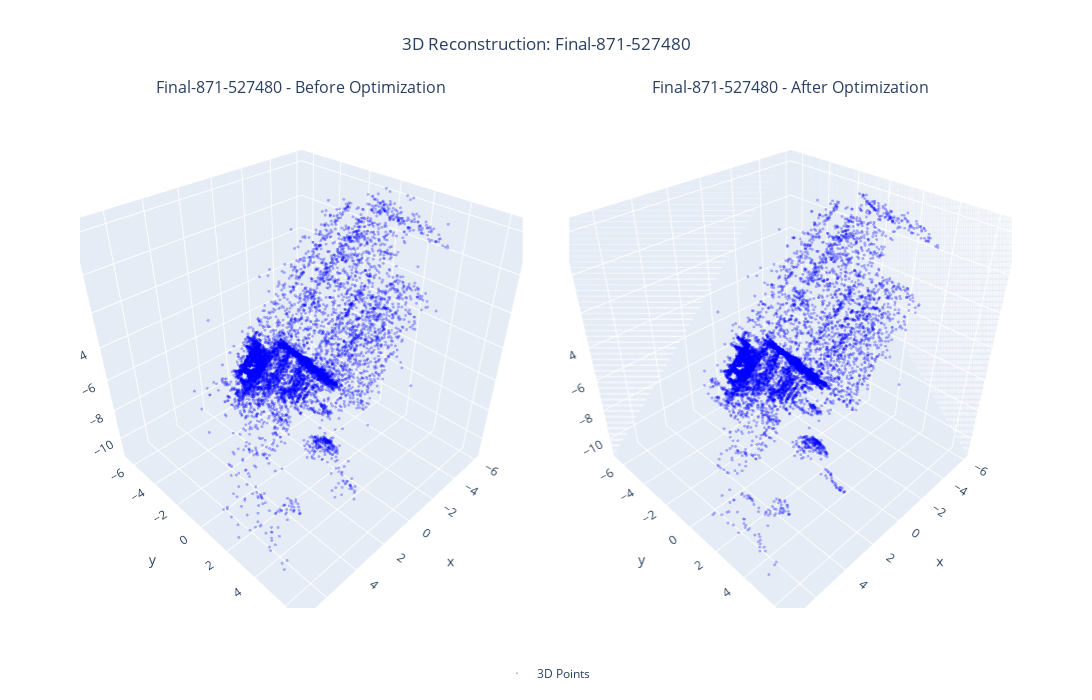

Source (notebook cell):
### Code cell
check_memory_status()
run_single_dataset(2, verbose=True)  
force_cleanup()

### Figure 1 — Plotly figure (JSON) as saved in the notebook; plotly's stock layout.template omitted (floating-point values rounded to 4 significant figures; data arrays with more than 128 entries replaced by an {"elided": "..."} marker saying what was removed)
{"data": [{"marker": {"color": "blue", "opacity": 0.3, "size": 1}, "mode": "markers", "name": "3D Points", "scene": "scene", "showlegend": true, "type": "scatter3d", "x": {"elided": "10000 float values"}, "y": {"elided": "10000 float values"}, "z": {"elided": "10000 float values"}}, {"marker": {"color": "blue", "opacity": 0.3, "size": 1}, "mode": "markers", "name": "3D Points", "scene": "scene2", "showlegend": false, "type": "scatter3d", "x": {"elided": "10000 float values"}, "y": {"elided": "10000 float values"}, "z": {"elided": "10000 float values"}}], "layout": {"annotations": [{"font": {"size": 16}, "showarrow": false, "text": "Final-871-527480 - Before Optimization", "x": 0.2375, "xanchor": "center", "xref": "paper", "y": 1, "yanchor": "bottom", "yref": "paper"}, {"font": {"size": 16}, "showarrow": false, "text": "Final-871-527480 - After Optimization", "x": 0.7625, "xanchor": "center", "xref": "paper", "y": 1, "yanchor": "bottom", "yref": "paper"}], "height": 700, "legend": {"orientation": "h", "x": 0.5, "xanchor": "center", "y": -0.1}, "scene": {"aspectmode": "cube", "domain": {"x": [0, 0.475], "y": [0, 1]}, "xaxis": {"range": [-6.368, 7.56]}, "yaxis": {"range": [-6.948, 6.981]}, "zaxis": {"range": [-11.32, 2.604]}}, "scene2": {"aspectmode": "cube", "domain": {"x": [0.525, 1], "y": [0, 1]}, "xaxis": {"range": [-6.368, 7.56]}, "yaxis": {"range": [-6.948, 6.981]}, "zaxis": {"range": [-11.32, 2.604]}}, "showlegend": true, "title": {"text": "3D Reconstruction: Final-871-527480", "x": 0.5}, "width": 1400}}
